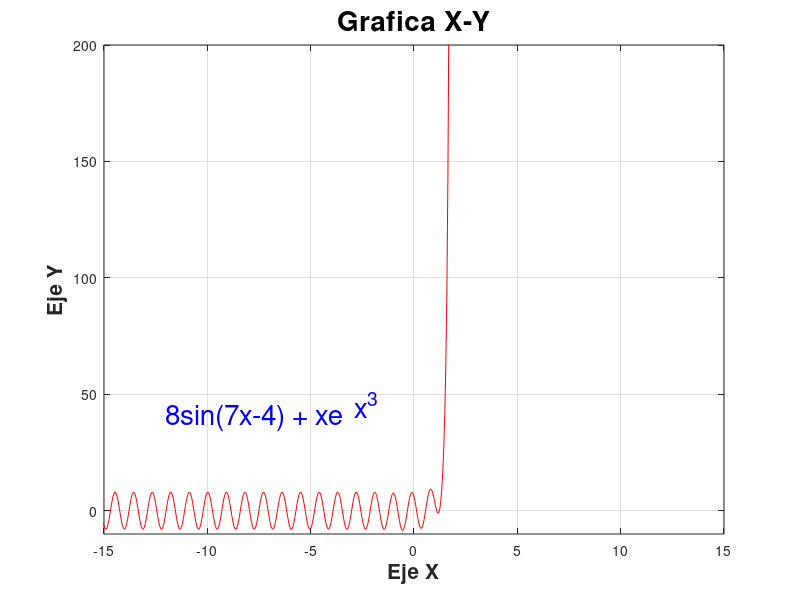

The MATLAB script that drew this image:
x = (-5*pi:0.05:pi);
f = 8*sin(7*x-4) + (x.*exp(x.^3));

plot(x,f,"r")
axis([-15,15,-10,200])
title("Grafica X-Y","fontsize", 20)
xlabel("Eje X","fontsize", 15,"fontweight", "bold")
ylabel("Eje Y","fontsize", 15,"fontweight", "bold")

ht = text (-12, 40, "8sin(7x-4) + xe", "fontsize", 20);
ht2 = text(-2.9,46,"x^3","fontsize", 20)
set (ht, "color", "blue","interpreter","tex");
set (ht2, "color", "blue","interpreter","tex");
grid on


